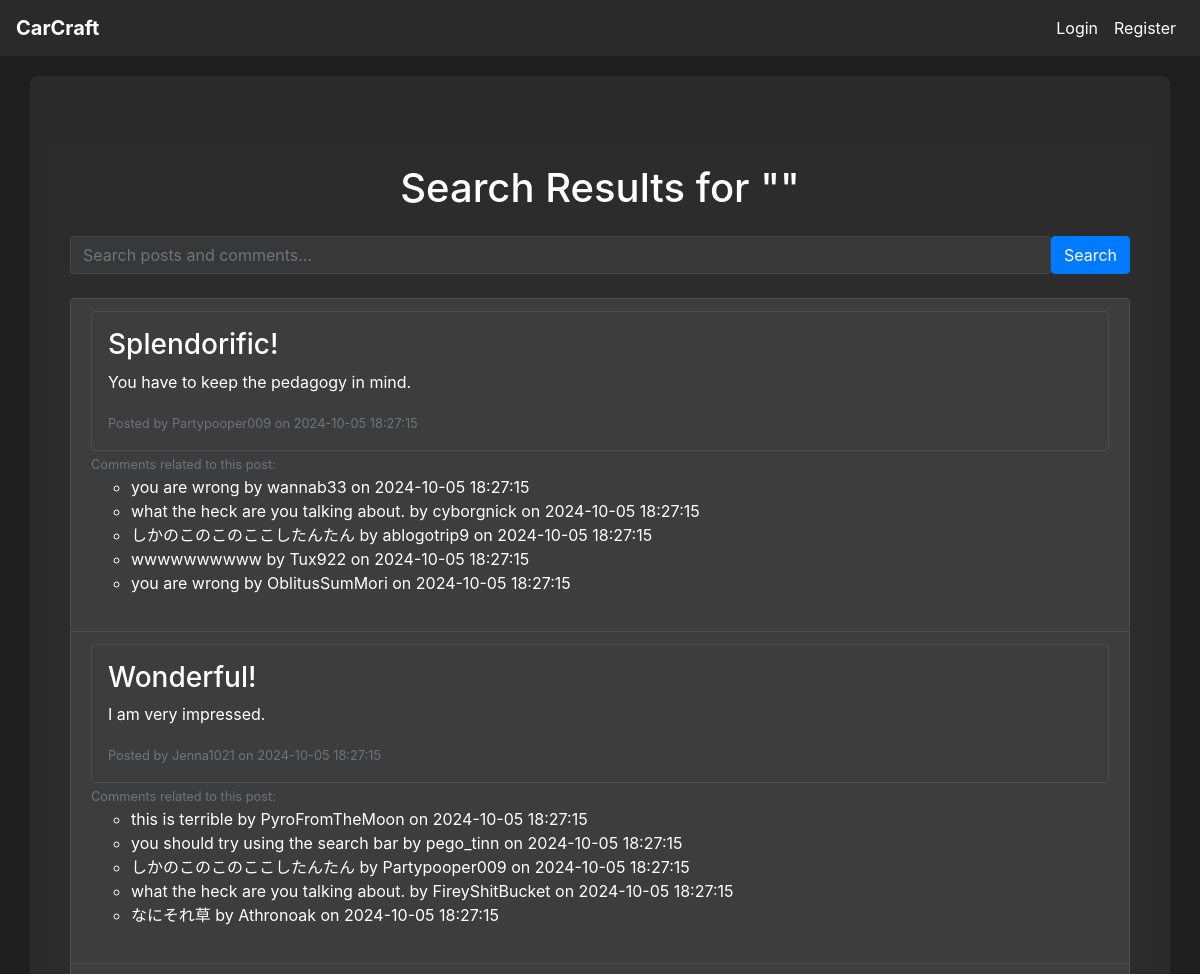
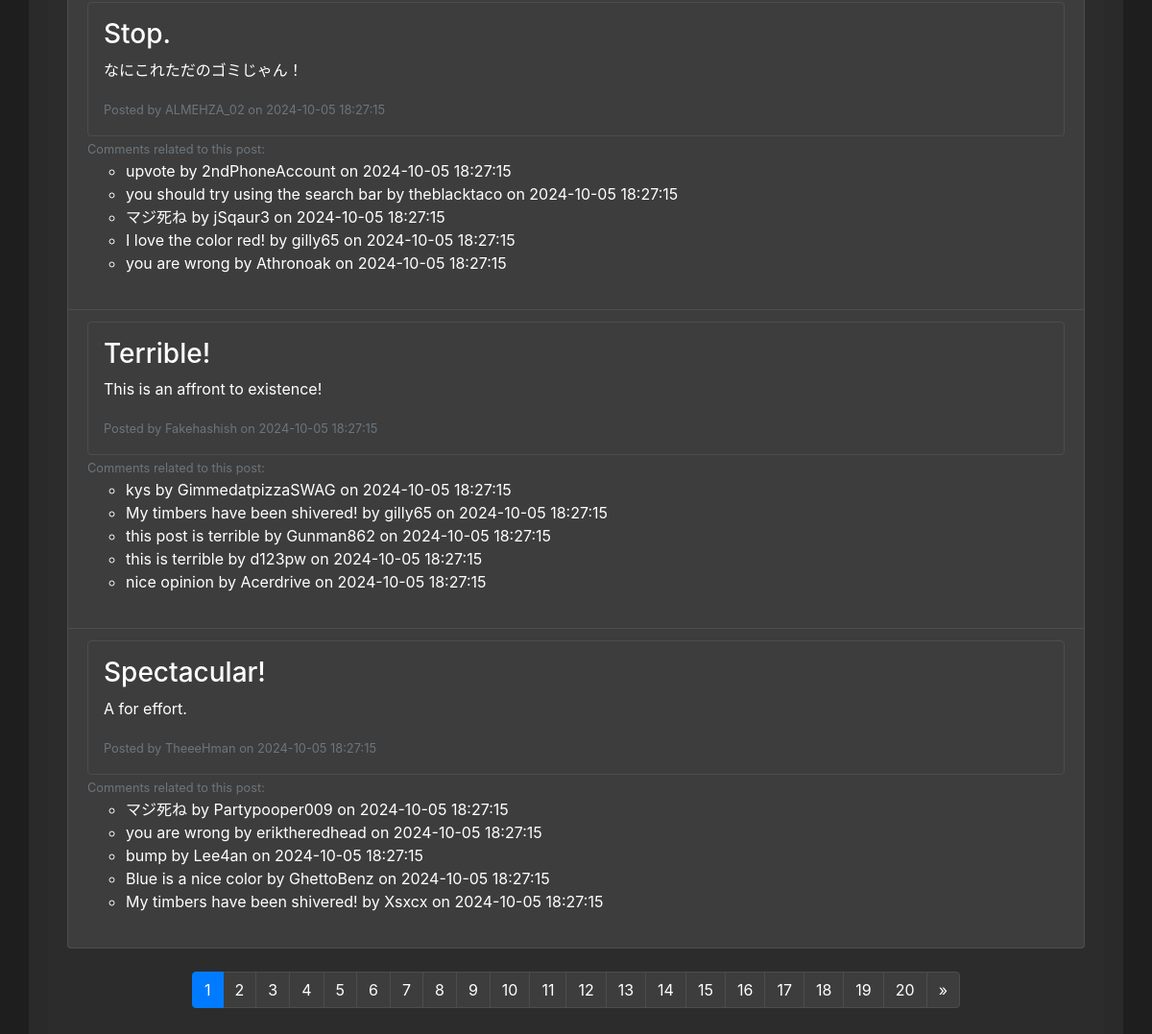
Screenshot of /search with the database file from the repository (2 pictures, top to bottom).
### tables this page shows
CREATE TABLE post (
    post_id INTEGER PRIMARY KEY AUTOINCREMENT,
    customization_id INTEGER,
    user_id INTEGER NOT NULL,
    title VARCHAR(255) NOT NULL,
    description TEXT,
    category TEXT,
    created_at DATETIME DEFAULT CURRENT_TIMESTAMP,
    FOREIGN KEY (customization_id) REFERENCES customization(customization_id),
    FOREIGN KEY (user_id) REFERENCES user(user_id)
);

CREATE TABLE comment (
    comment_id INTEGER PRIMARY KEY AUTOINCREMENT,
    post_id INTEGER NOT NULL,
    user_id INTEGER NOT NULL,
    content TEXT NOT NULL,
    created_at DATETIME DEFAULT CURRENT_TIMESTAMP,
    FOREIGN KEY (post_id) REFERENCES post(post_id),
    FOREIGN KEY (user_id) REFERENCES user(user_id)
);

CREATE TABLE user (
    user_id INTEGER PRIMARY KEY AUTOINCREMENT,
    username VARCHAR(64) NOT NULL,
    email VARCHAR(100) NOT NULL,
    password_hash VARCHAR(255) NOT NULL,
    created_at DATETIME DEFAULT CURRENT_TIMESTAMP,
    admin INTEGER DEFAULT 0
);

### app.py (the view)
@app.route('/search', methods=['GET'])
def search():
    query = request.args.get('query', '')
    page = request.args.get('page', 1, type=int)  # Get the current page number from the request
    per_page = 5  # Set the number of posts per page
    conn = get_db_connection()
    total_posts_query = conn.execute('''
        SELECT COUNT(DISTINCT p.post_id)
        FROM post p
        JOIN user u ON p.user_id = u.user_id
        LEFT JOIN comment c ON p.post_id = c.post_id
        WHERE p.title LIKE ? OR p.description LIKE ? OR c.content LIKE ?
    ''', (f'%{query}%', f'%{query}%', f'%{query}%')).fetchone()
    total_posts = total_posts_query[0]
    total_pages = (total_posts + per_page - 1) // per_page  # Calculate total pages
    posts = conn.execute('''
        SELECT DISTINCT p.post_id, p.title, p.description, p.created_at, u.username
        FROM post p
        JOIN user u ON p.user_id = u.user_id
        LEFT JOIN comment c ON p.post_id = c.post_id
        WHERE p.title LIKE ? OR p.description LIKE ? OR c.content LIKE ?
        LIMIT ? OFFSET ?
    ''', (f'%{query}%', f'%{query}%', f'%{query}%', per_page, (page - 1) * per_page)).fetchall()
    comments = conn.execute('''
        SELECT c.content, c.created_at, c.post_id, u.username
        FROM comment c
        JOIN user u ON c.user_id = u.user_id
        WHERE c.content LIKE ?
    ''', (f'%{query}%',)).fetchall()
    conn.close()
    return render_template('search_results.html', posts=posts, query=query, comments=comments, page=page, total_pages=total_pages)

### app.py (called while the page is built)
def get_db_connection():
    conn = sqlite3.connect(DATABASE)
    conn.row_factory = sqlite3.Row  # This enables column access by name: row['column_name']
    return conn

### templates/search_results.html (shortened to what this page needs)
{% extends "base.html" %}
{% block content %}
<div class="container mt-5">
    <h1 class="text-center mb-4">Search Results for "{{ query }}"</h1>
    <form method="GET" action="{{ url_for('search') }}" class="mb-4 d-flex">
        <input type="text" name="query" placeholder="Search posts and comments..." class="form-control me-2" required>
        <button type="submit" class="btn btn-primary">Search</button>
    </form>
    {% if posts %}
        <ul class="list-group">
            {% for post in posts %}
                <li class="list-group-item">
                    <a href="{{ url_for('view_post', post_id=post.post_id) }}" class="text-decoration-none">
                        <div class="p-3 border rounded">
                            <h3>{{ post.title }}</h3>
                            <p>{{ post.description }}</p>
                            <small class="text-muted">Posted by {{ post.username }} on {{ post.created_at }}</small>
                        </div>
                    </a>
                    {% set post_comments = comments | selectattr('post_id', 'equalto', post.post_id) | list %}
                    {% if post_comments %}
                        <small class="text-muted">Comments related to this post:</small>
                        <ul>
                            {% for comment in post_comments %}
                                <li>{{ comment.content }} by {{ comment.username }} on {{ comment.created_at }}</li>
                            {% endfor %}
                        </ul>
                    {% endif %}
                    <br>
                </li>
            {% endfor %}
        </ul>
        <nav aria-label="Page navigation">
            <ul class="pagination justify-content-center mt-4">
                {% for p in range(1, total_pages + 1) %}
                    <li class="page-item {% if p == page %}active{% endif %}">
                        <a class="page-link" href="{{ url_for('search', query=query, page=p) }}">{{ p }}</a>
                    </li>
                {% endfor %}
                {% if page < total_pages %}
                    <li class="page-item">
                        <a class="page-link" href="{{ url_for('search', query=query, page=page+1) }}" aria-label="Next">
                            <span aria-hidden="true">&raquo;</span>
                        </a>
                    </li>
                {% endif %}
            </ul>
        </nav>
    {% else %}
        <p class="text-center">No matching posts found.</p>
    {% endif %}
</div>
{% endblock %}

### static/css/style.css (style rules this page uses)
body { background-color: #1e1e1e; color: #ffffff; }
.container { background-color: rgba(45, 45, 45, 0.8); border-radius: 8px; padding: 20px; margin-top: 20px; position: relative }
h1, h2, h3, h4, h5, h6 { color: #ffffff; }
.list-group-item { background-color: #3d3d3d; color: #ffffff; border-color: #4d4d4d; transition: background-color 0.2s ease; }
.list-group-item a { display: block; color: inherit; }
.btn-primary { background-color: #007bff; border-color: #007bff; }
.border { border-color: #4d4d4d !important; }
.page-link { background-color: #3d3d3d; border-color: #4d4d4d; color: #ffffff; }
input, select, textarea { background-color: #3d3d3d; border-color: #4d4d4d; color: #ffffff; }
.form-control { background-color: rgba(61, 61, 61, 0.8); border-color: rgba(77, 77, 77, 0.8); color: #ffffff; }
a { color: #007bff; }

### rows the page displays
post: title "Splendorific!", description "You have to keep the pedagogy in mind.", username "Partypooper009", created_at "2024-10-05 18:27:15"
comment: content "you are wrong", username "wannab33", created_at "2024-10-05 18:27:15"
comment: content "what the heck are you talking about.", username "cyborgnick", created_at "2024-10-05 18:27:15"
comment: content "しかのこのこのここしたんたん", username "ablogotrip9", created_at "2024-10-05 18:27:15"
comment: content "wwwwwwwwww", username "Tux922", created_at "2024-10-05 18:27:15"
comment: content "you are wrong", username "OblitusSumMori", created_at "2024-10-05 18:27:15"
post: title "Wonderful!", description "I am very impressed.", username "Jenna1021", created_at "2024-10-05 18:27:15"
comment: content "this is terrible", username "PyroFromTheMoon", created_at "2024-10-05 18:27:15"
comment: content "you should try using the search bar", username "pego_tinn", created_at "2024-10-05 18:27:15"
comment: content "しかのこのこのここしたんたん", username "Partypooper009", created_at "2024-10-05 18:27:15"
comment: content "what the heck are you talking about.", username "FireyShitBucket", created_at "2024-10-05 18:27:15"
comment: content "なにそれ草", username "Athronoak", created_at "2024-10-05 18:27:15"
post: title "Stop.", description "なにこれただのゴミじゃん！", username "ALMEHZA_02", created_at "2024-10-05 18:27:15"
comment: content "upvote", username "2ndPhoneAccount", created_at "2024-10-05 18:27:15"
comment: content "you should try using the search bar", username "theblacktaco", created_at "2024-10-05 18:27:15"
comment: content "マジ死ね", username "jSqaur3", created_at "2024-10-05 18:27:15"
comment: content "I love the color red!", username "gilly65", created_at "2024-10-05 18:27:15"
comment: content "you are wrong", username "Athronoak", created_at "2024-10-05 18:27:15"
post: title "Terrible!", description "This is an affront to existence!", username "Fakehashish", created_at "2024-10-05 18:27:15"
comment: content "kys", username "GimmedatpizzaSWAG", created_at "2024-10-05 18:27:15"
comment: content "My timbers have been shivered!", username "gilly65", created_at "2024-10-05 18:27:15"
comment: content "this post is terrible", username "Gunman862", created_at "2024-10-05 18:27:15"
comment: content "this is terrible", username "d123pw", created_at "2024-10-05 18:27:15"
comment: content "nice opinion", username "Acerdrive", created_at "2024-10-05 18:27:15"
post: title "Spectacular!", description "A for effort.", username "TheeeHman", created_at "2024-10-05 18:27:15"
comment: content "マジ死ね", username "Partypooper009", created_at "2024-10-05 18:27:15"
comment: content "you are wrong", username "eriktheredhead", created_at "2024-10-05 18:27:15"
comment: content "bump", username "Lee4an", created_at "2024-10-05 18:27:15"
comment: content "Blue is a nice color", username "GhettoBenz", created_at "2024-10-05 18:27:15"
comment: content "My timbers have been shivered!", username "Xsxcx", created_at "2024-10-05 18:27:15"

### other values shown
{{ p }} "1" "2" "3" "4" "5" "6" "7" "8" "9" "10" "11" "12" "13" "14" "15" "16" "17" "18" "19" "20"
